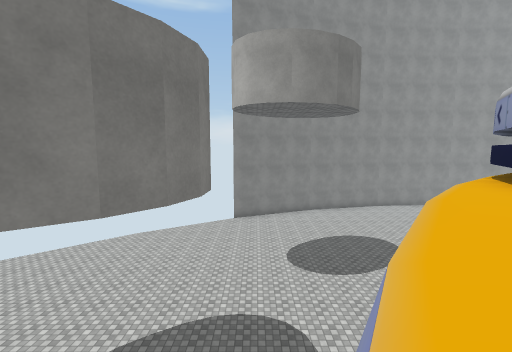
view 1 (above)

22 first-person views from a walk through a 3-D level made in the Unity game engine. The camera is 1.5 m above the floor, tilts 6° down and sees 90° across. The floor is counted in squares, 2 m on a side. Each view is taken from the middle of a square. On the plan, view 1 faces up. The plan holds only what a view shows up to about 9 squares ahead; the rest is blank. The place goes on beyond the plan. The player is left out. Some surface patterns are stand-ins.

view 2
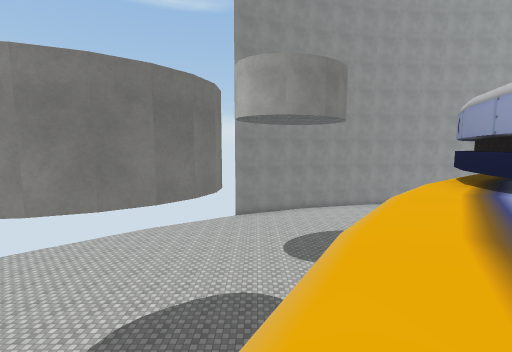

view 3
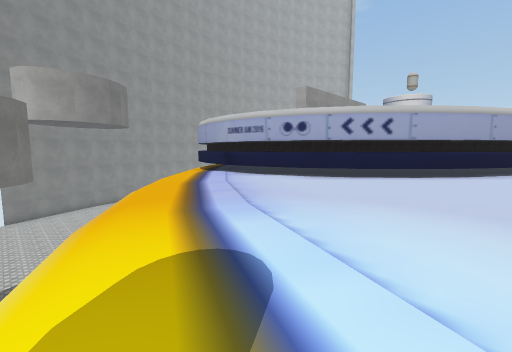

view 4
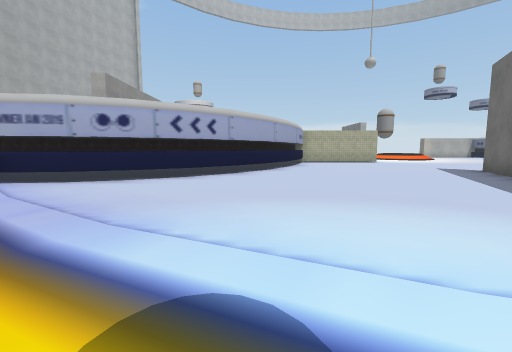

view 5
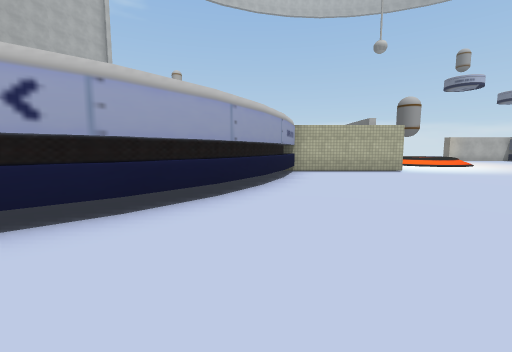

view 6
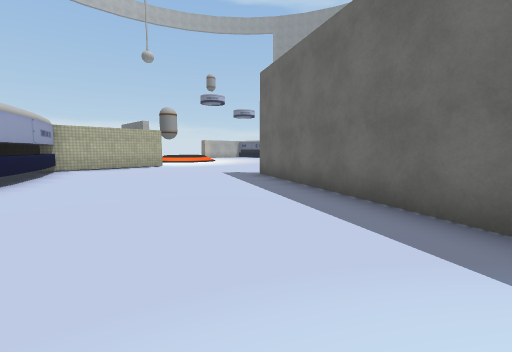

view 7
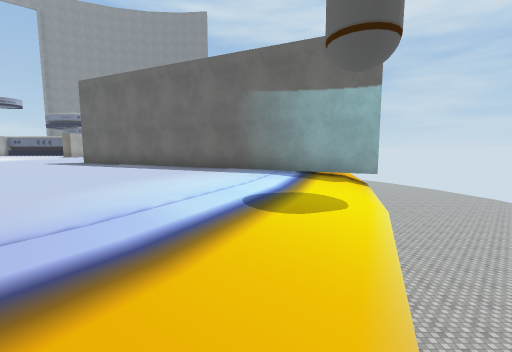

view 8
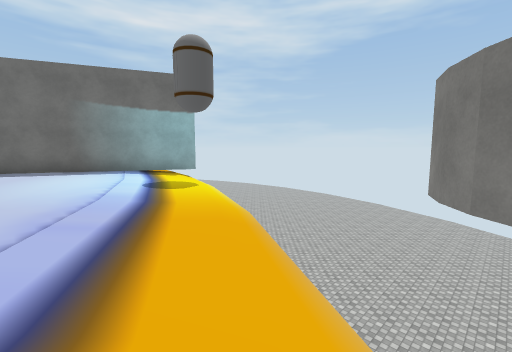

view 9
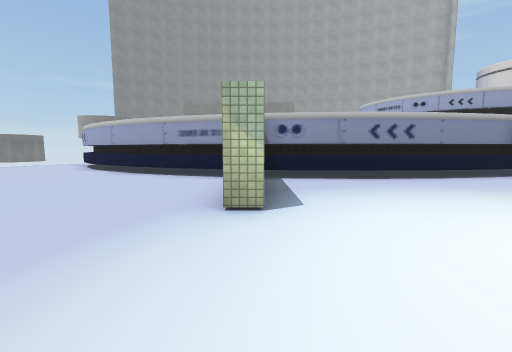

view 10
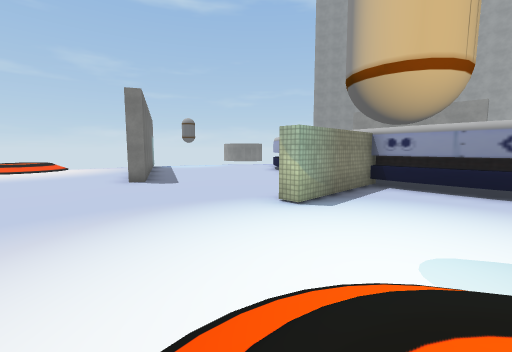

view 11
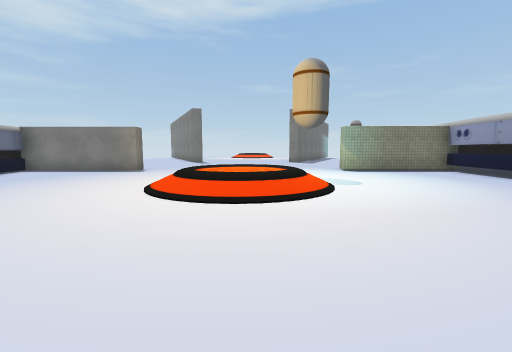

view 12
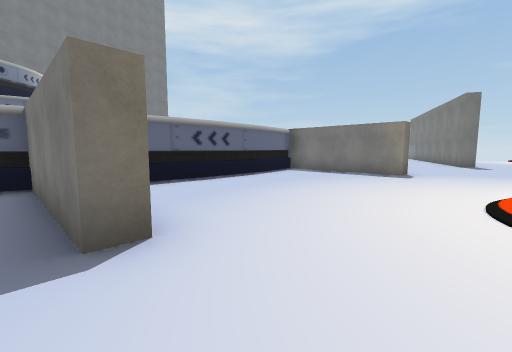

view 13
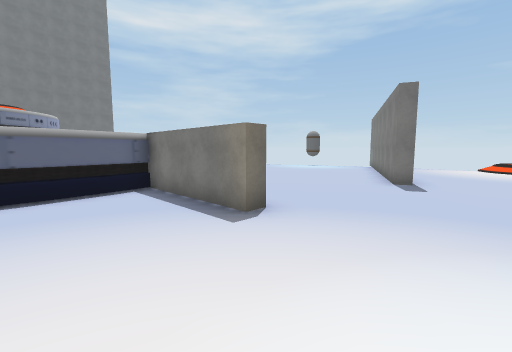

view 14
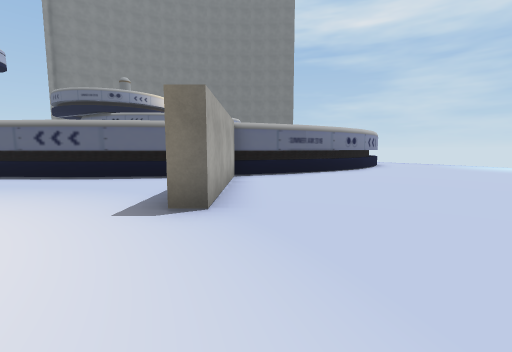

view 15
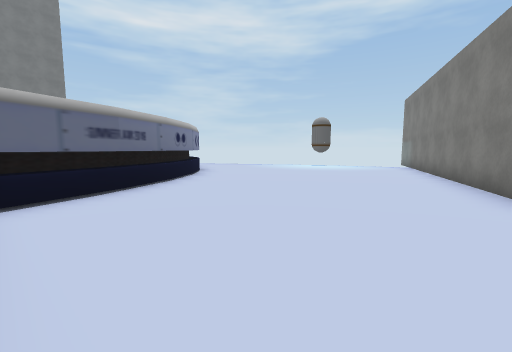

view 16
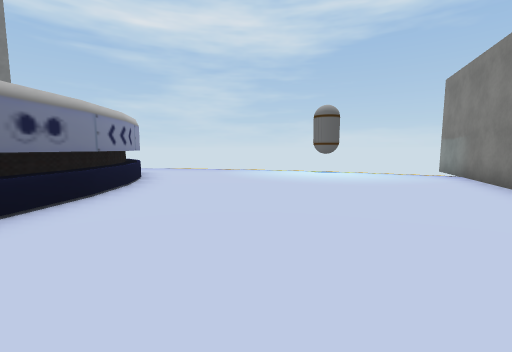

view 17
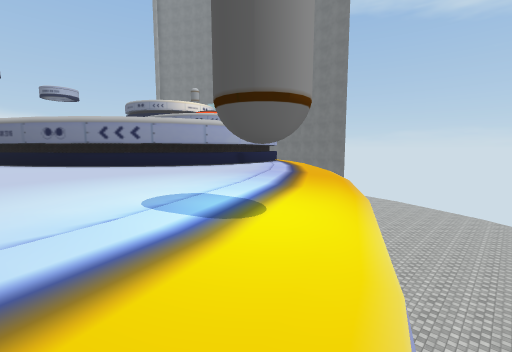

view 18
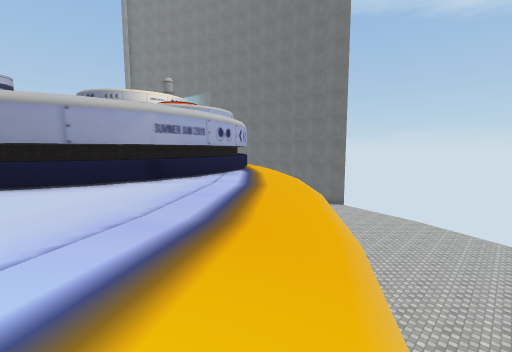

view 19
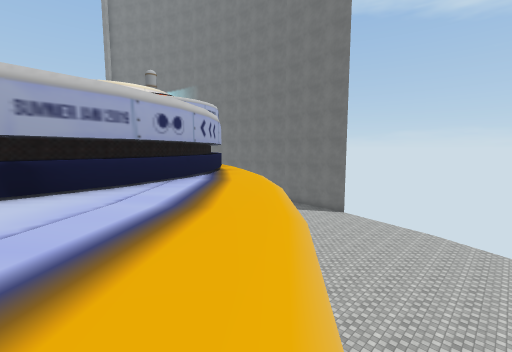

view 20
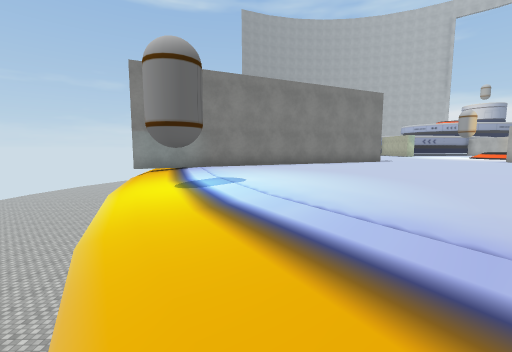

view 21
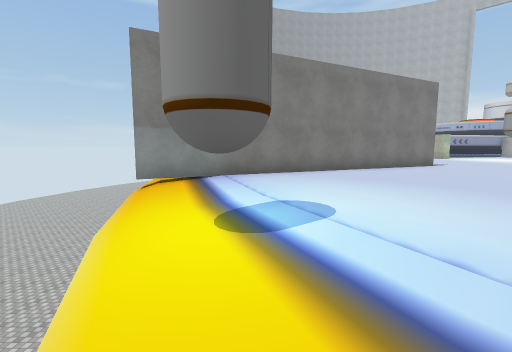

view 22
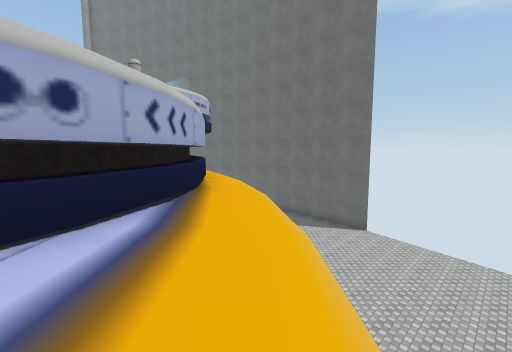

### Floor plan
Key: @ floor where view 1 was taken; # wall or solid block; x gap in a wall; . main floor; - floor 0.25 m lower than the main floor; : floor 0.5 m higher than the main floor; _ floor 0.5 m lower than the main floor; < floor 5.75 m lower than the main floor; / step, stairs or slope; v drop or lower ground.
Columns run from 4 left of view 1 to 21 right of it. Each row starts with its distance up from view 1.
  9 vvvvvvvvvv
  8 vvvvvvvvvv
  7 vvvvvvvvv
  6 vvvvvvvv
  5 vvvvvvvv/#
  4 vv_vvvv/-#
  3 v  #v v-##
  2 x ## v/-#
  1 v<vvv/-.#
  0 vvv @/..##
 -1 vv v/....##
 -2 v  //.....##
 -3 v v/.......##
 -4 vvv-........####       #
 -5 vv/-...........#########
 -6 vv## ...........#......
 -7 vv- ###.........#.....
 -8       ###.......#.....
 -9         ###............
-10          .#..............
-11         ..........// /...
-12        .........../  /....
-13        .........../: /...
-14        ............//....
-15         .................
-16         ###.............#
-17       ###.......#.......#
-18  v  ###.........#...... #
-19  v###...........#...... #
-20 v /-............#########
-21 v //..........###       #
-22 vvv/........###
-23 vvv/-......##
-24    v-.....##
-25    v/-....#
-26   vvv-...##
-27   vvv/-..##
-28   vvvv/-.##
-29   vvv v/-.#
-30   vvvv v/-##
-31   vvvvvvv/-##
-32   vvvvvvvv/-#
-33   vvvvvvvvvv #
-34     vvvvvv   v
-35     vvvvvvv

Positions as (right, up) in squares from view 1, and headings:
1: (0, 0), facing up
2: (0, -1), facing up
3: (-1, -4), facing up-right
4: (-1, -3), facing right
5: (3, -4), facing right
6: (1, -4), facing down-right
7: (0, 0), facing down
8: (2, 2), facing down-left
9: (12, -12), facing up
10: (15, -13), facing up-left
11: (21, -12), facing left
12: (20, -14), facing down-left
13: (15, -13), facing down-left
14: (11, -13), facing down
15: (11, -16), facing down-left
16: (8, -18), facing down-left
17: (-2, -21), facing down-right
18: (0, -25), facing down-right
19: (1, -27), facing down-right
20: (1, -27), facing up
21: (0, -25), facing up
22: (3, -29), facing down-right
